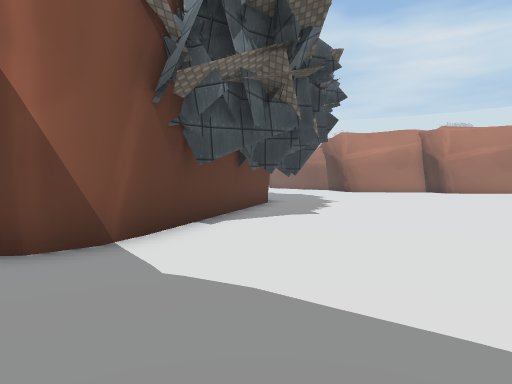
[1] (above)

22 first-person views from a walk through a 3-D level made in the Unity game engine. The camera is 1.4 m above the floor, tilts 2° down and sees 75° across. The floor is counted in squares, 1.8 m on a side. Each view is taken from the middle of a square. On the plan, view 1 faces up. The plan holds only what a view shows up to about 11 squares ahead; the rest is blank. The place goes on beyond the plan. The player character is not drawn. Some animated figures are left out. Some surface patterns are stand-ins.

[2]
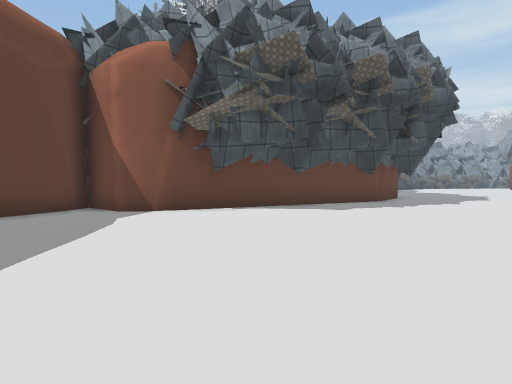

[3]
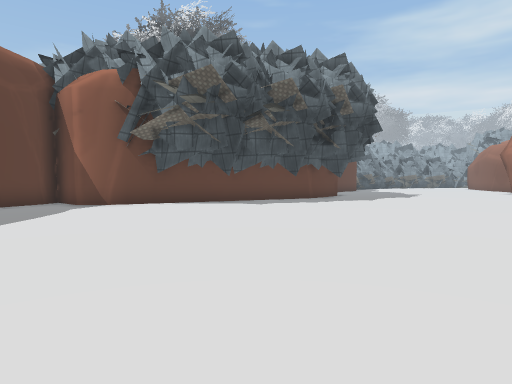

[4]
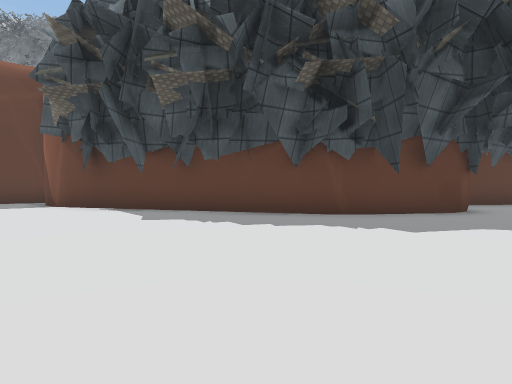

[5]
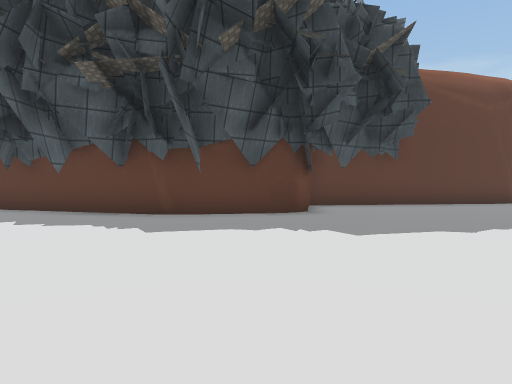

[6]
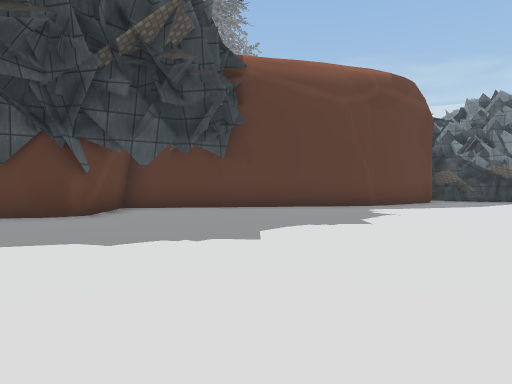

[7]
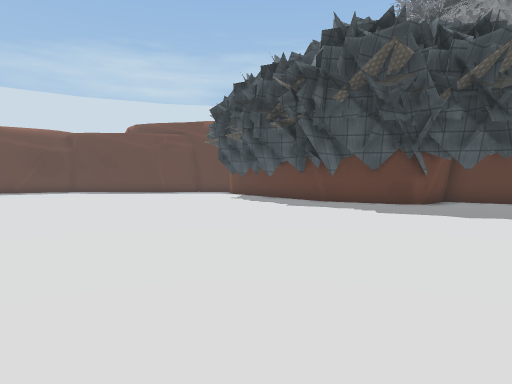

[8]
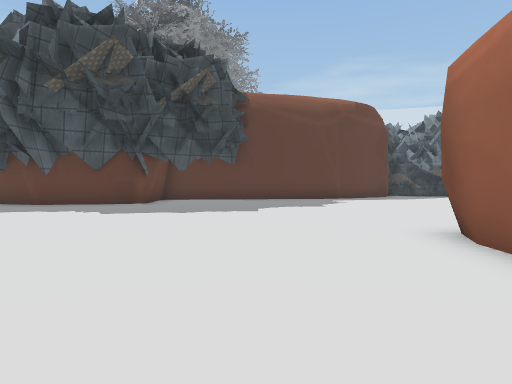

[9]
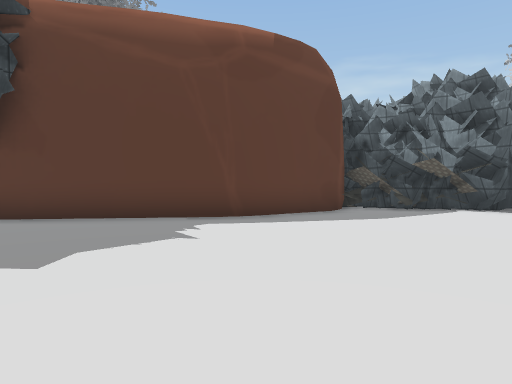

[10]
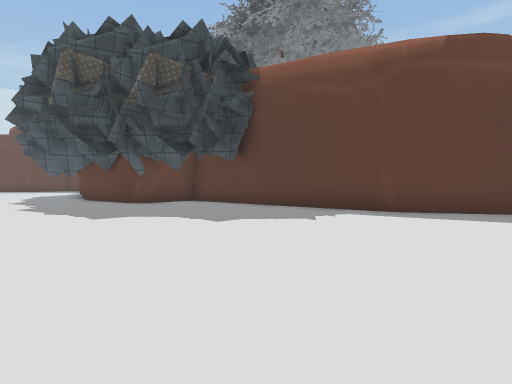

[11]
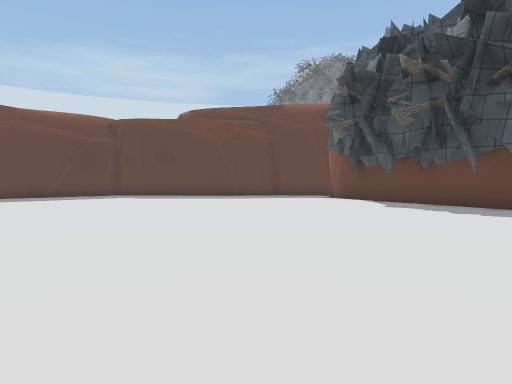

[12]
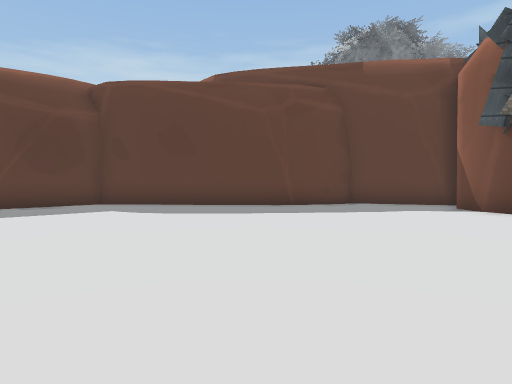

[13]
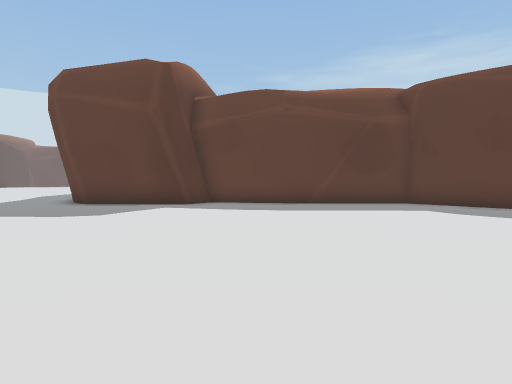

[14]
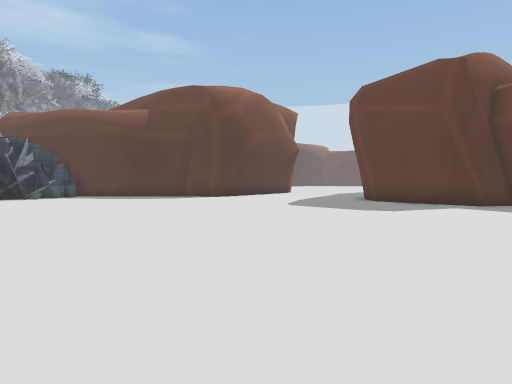

[15]
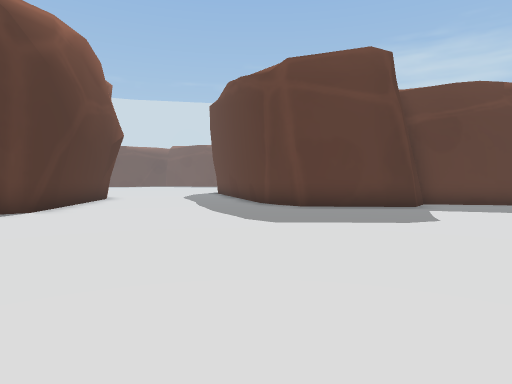

[16]
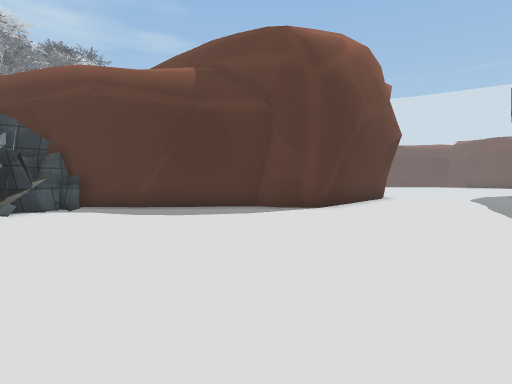

[17]
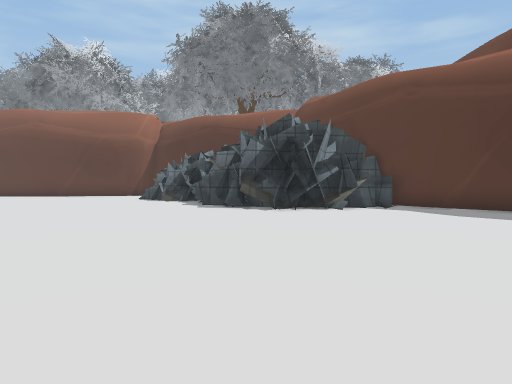

[18]
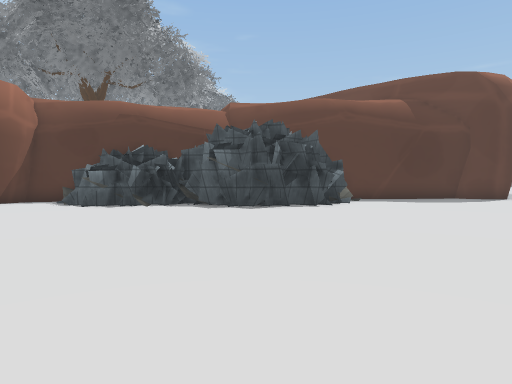

[19]
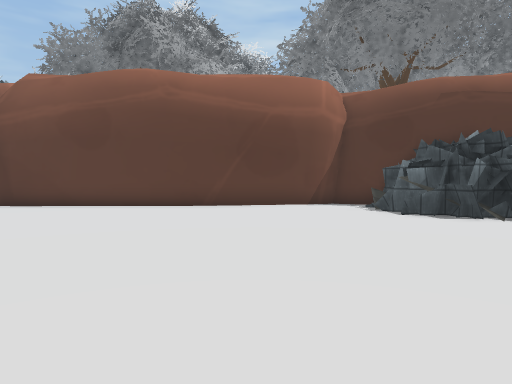

[20]
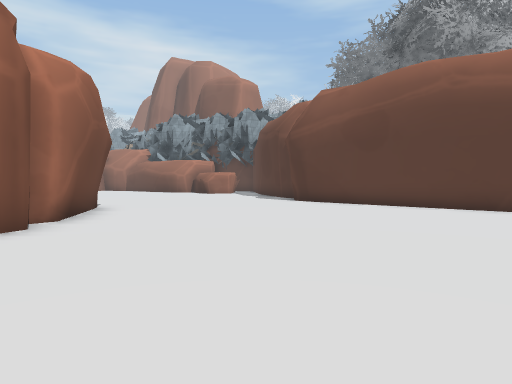

[21]
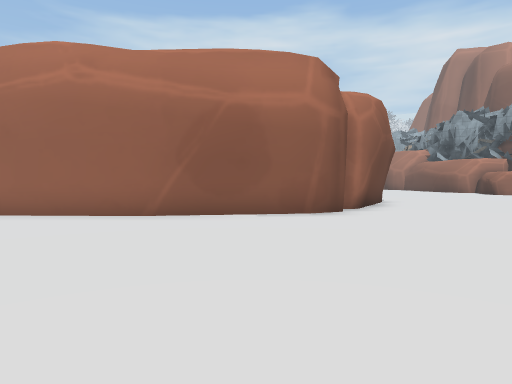

[22]
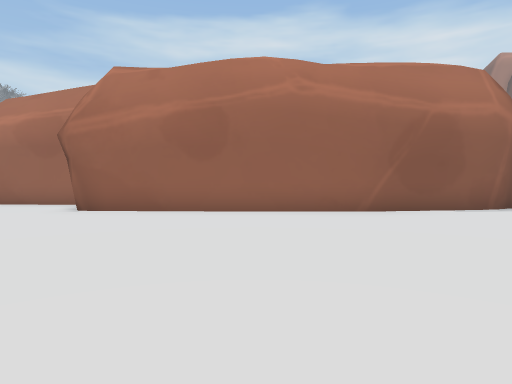

### Floor plan
Key: @ floor where view 1 was taken; # wall or solid block; . floor; = window, fence, low wall or low ledge; ^ raised ledge.
Columns run from 5 left of view 1 to 33 right of it. Each row starts with its distance up from view 1.
 27 #....
 26 #..........
 25 #..........
 24 ##.........                   #..
 23  #.........                  ##....
 22  ##........#####             #.....  #
 21   #.............            ##.......#
 20   #.............#############........#
 19   #..................................#
 18   #..................................#
 17   #..................................#
 16   #..................................#
 15   ####........... ...................##
 14      #..........  ....................#
 13      #..........   ...................#
 12      #...........   ... ..............#
 11      # ..........    .  ...........==.#
 10      # ..........       ...........####
  9     ##...........       ..........##
  8     ##...........      ..........###
  7     # .............   .........###
  6    ## ........................^#
  5    #..........................##
  4  ###..........................##
  3  #.............................#
  2  ##............................#
  1   #............................#
  0   ###@........................##
 -1     ##.......................##
 -2      ##.....................##
 -3       ##...................##
 -4        ##..................#
 -5         #####...#####......#
 -6             #####   ##.....#
 -7                        ..

Positions as (right, up) in squares from view 1, and headings:
1: (0, 0), facing up
2: (6, 0), facing up-left
3: (9, 0), facing up-left
4: (8, 10), facing left
5: (8, 14), facing left
6: (7, 19), facing left
7: (11, 19), facing down-left
8: (11, 19), facing left
9: (4, 23), facing left
10: (5, 26), facing down-left
11: (11, 12), facing down-left
12: (8, 6), facing down-left
13: (9, 6), facing down
14: (9, 7), facing down-right
15: (16, 5), facing down
16: (16, 5), facing down-right
17: (16, 6), facing right
18: (19, 14), facing down-right
19: (22, 14), facing right
20: (22, 14), facing up-right
21: (21, 12), facing up
22: (16, 11), facing up
